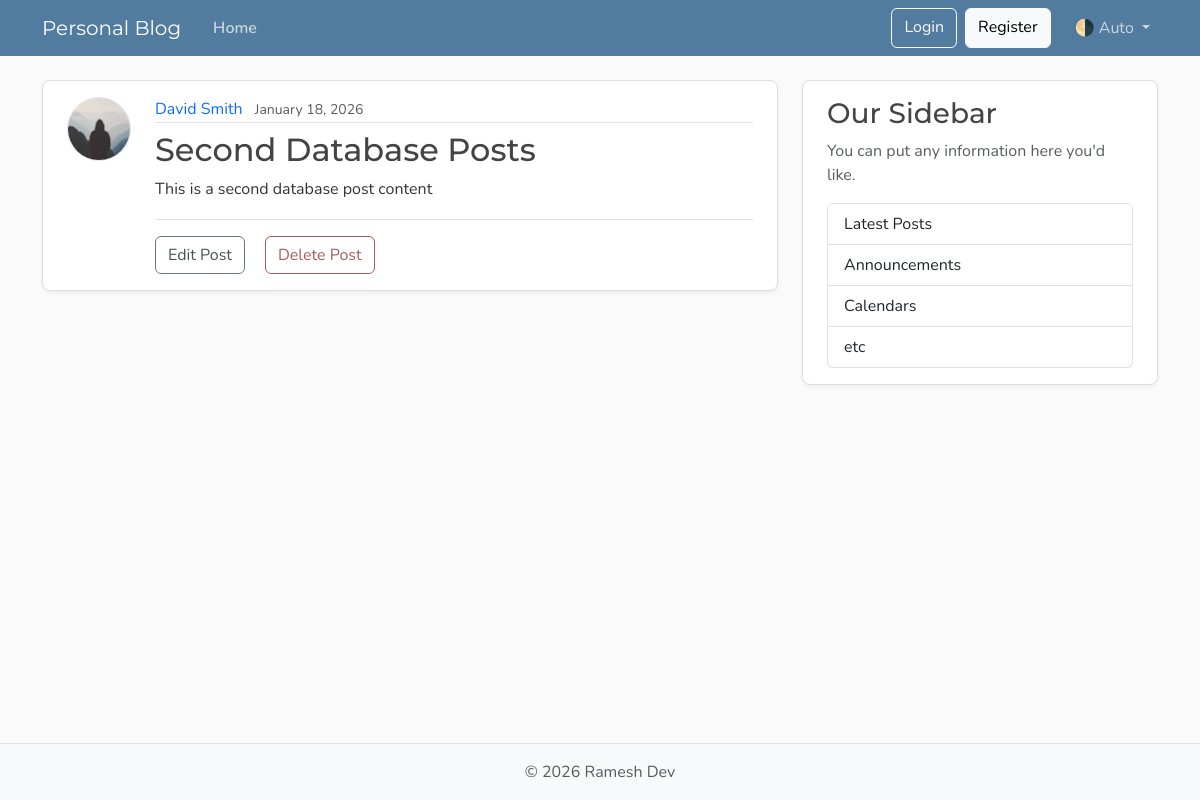
The app's page /posts/2, older data.
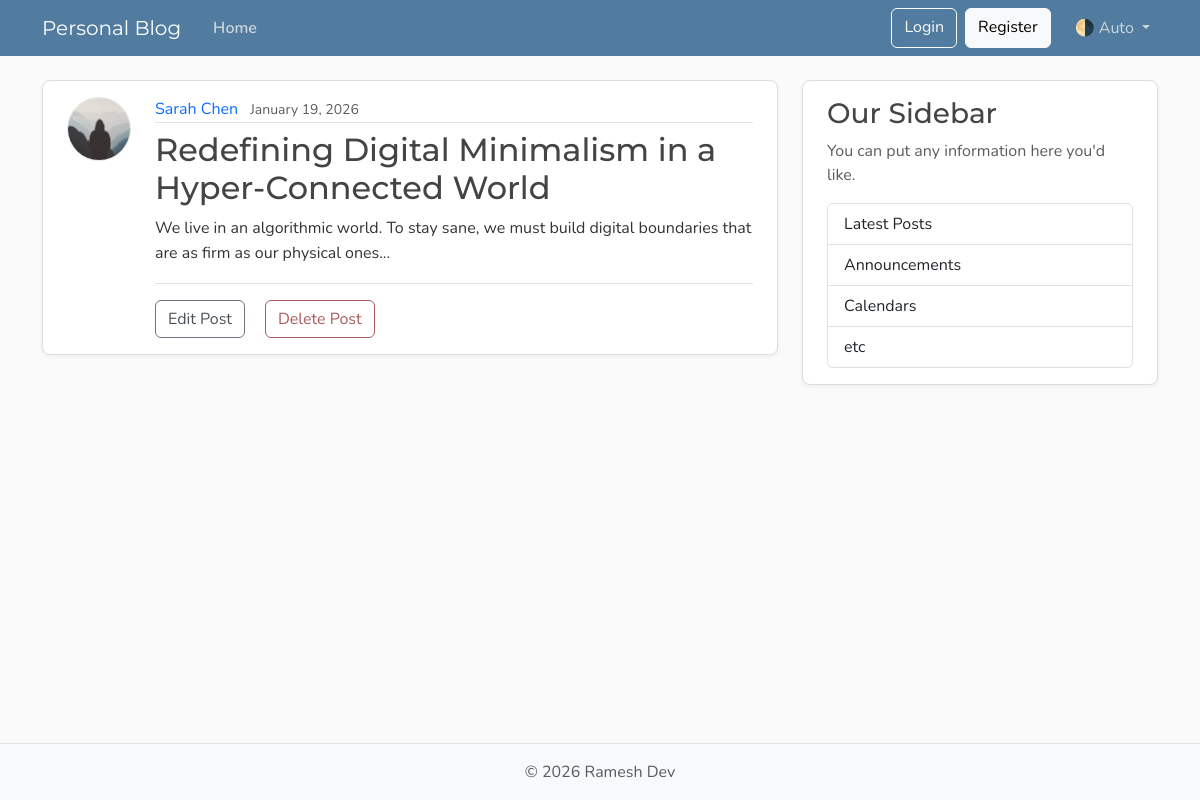
The same page, newer data.
### models.py (models this page shows, shortened)
class User(Base):
    __tablename__ = "users"
    id: Mapped[int] = mapped_column(Integer, primary_key=True, index=True)
    username: Mapped[str] = mapped_column(String(50), unique=True, nullable=False)
    email: Mapped[str] = mapped_column(String(120), unique=True, nullable=False)
    image_file: Mapped[str | None] = mapped_column(
        String(200),
        nullable=True,
        default=None,
    )
    posts: Mapped[list[Post]] = relationship(
        back_populates="author",
        cascade="all, delete-orphan",
    )

class Post(Base):
    __tablename__ = "posts"
    id: Mapped[int] = mapped_column(Integer, primary_key=True, index=True)
    title: Mapped[str] = mapped_column(String(100), nullable=False)
    content: Mapped[str] = mapped_column(Text, nullable=False)
    user_id: Mapped[int] = mapped_column(
        ForeignKey("users.id"),
        nullable=False,
        index=True,
    )
    date_posted: Mapped[datetime] = mapped_column(
        DateTime(timezone=True),
        default=lambda: datetime.now(UTC),
    )
    author: Mapped[User] = relationship(back_populates="posts")

### main.py (the view)
@app.get("/posts/{post_id}", include_in_schema=False)
def post_page(request: Request, post_id: int, db: Annotated[Session, Depends(get_db)]):
    result = db.execute(select(models.Post).where(models.Post.id == post_id))
    post = result.scalars().first()
    if post:
        title = post.title[:50]
        return templates.TemplateResponse(
            request,
            "post.html",
            {"post": post, "title": title},
        )
    raise HTTPException(status_code=status.HTTP_404_NOT_FOUND, detail="Post not found")

### templates/post.html (shortened to what this page needs)
{% extends "layout.html" %}
{% block content %}
  <article class="content-section py-3 px-4 mb-4">
    <div class="d-flex align-items-start gap-4">
      <img class="rounded-circle article-img flex-shrink-0"
           src="{{ post.author.image_path }}"
           alt="{{ post.author.username }}'s profile picture"
           width="64"
           height="64"
           loading="lazy">
      <div class="flex-grow-1">
        <div class="article-metadata mb-2">
          <a class="me-2"
             href="{{ url_for("user_posts", user_id=post.author.id) }}">{{ post.author.username }}</a>
          <small class="text-body-secondary">{{ post.date_posted.strftime("%B %d, %Y") }}</small>
        </div>
        <h2 class="article-title">{{ post.title }}</h2>
        <p class="article-content">{{ post.content }}</p>
        <div class="post-actions mt-3 pt-3 border-top">
          <a class="btn btn-outline-secondary me-1" href="#">Edit Post</a>
          <button type="button"
                  class="btn btn-outline-danger"
                  data-bs-toggle="modal"
                  data-bs-target="#deleteModal">Delete Post</button>
        </div>
      </div>
    </div>
  </article>
{% endblock content %}

Row changes from the older to the newer data that the page shows:
changed User: author.username "David Smith" → "Sarah Chen"
changed Post: date_posted "January 18, 2026" → "January 19, 2026"; title "Second Database Posts" → "Redefining Digital Minimalism in a Hyper-Connected World"; content "This is a second database post content" → "We live in an algorithmic world. To stay sane, we must build digital boundaries that are as firm as our physical ones..."
